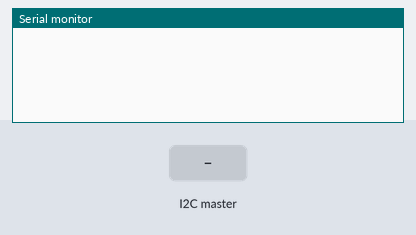
A program run on a simulated ESP8266 (NodeMCU). Shown: the last lines printed to the serial monitor. The inputs (shaded band) are chosen by the test bench.

Above: at 1.2 s.
1.3 s: the I2C master sends the byte 1
At 2.1 s:
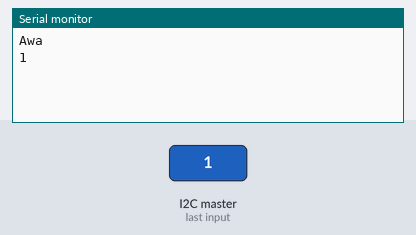
2.8 s: the I2C master sends the byte 0
At 3.3 s:
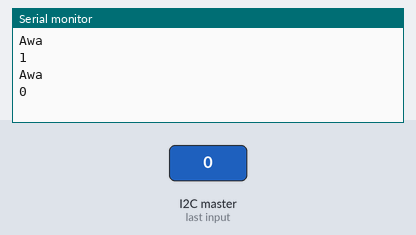

Measured:
- after the input at 1.3 s, the serial monitor: prints a new line after 0.05 s (image 1)
- after the input at 2.8 s, the serial monitor: prints a new line after 0.05 s (image 2)

The program:

main.cpp
```cpp
#include <Arduino.h>
#include <Wire.h>

void receiveEvent(int howMany)
{
  Serial.println("Awa");
  while(1 < Wire.available()) // hacemos loop por todos los bytes salvo el último
  {
    char c = Wire.read();    // recibe un byte como carácter
    Serial.print(c);         // imprime el carácter
  }
  int y = Wire.read();       // recibe el último byte como número
  Serial.println(y);         // imprime el número
}

void setup()
{
  Wire.begin(1); // Se une al bus i2C con la ID #1
  Wire.onReceive(receiveEvent); // Función a ejecutar al recibir datos
  Serial.begin(9600);
}

// byte y = 0;

void loop()
{
  // Wire.beginTransmission(0); // enviar a Slave #0
  // Wire.write("y is ");       // envía cinco bytes
  // Wire.write(y);             // envía un byte
  // Wire.endTransmission();    // deja de enviar
  // y++;
  // delay(500);
}
```
